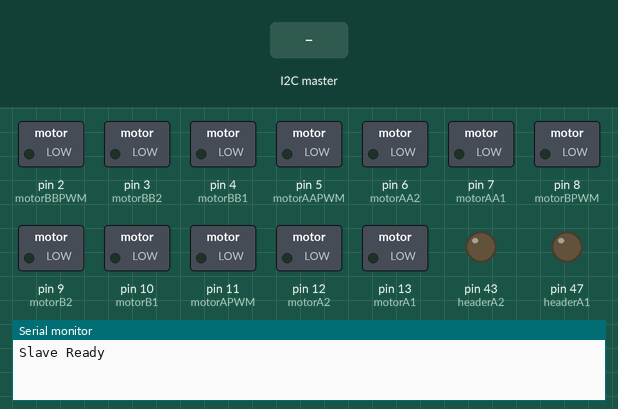
Simulated run of this sketch. Board: Arduino Mega 2560, built with avr-gcc and run on an emulated ATmega2560. Parts: switched loads named in the sketch (green lamp = pin HIGH), output pins drawn as LEDs (lit = HIGH), the last lines printed to the serial monitor. Inputs (shaded band) come from the test bench.

Above: at 1.2 s.
1.3 s: the I2C master sends "f"
At 2.2 s:
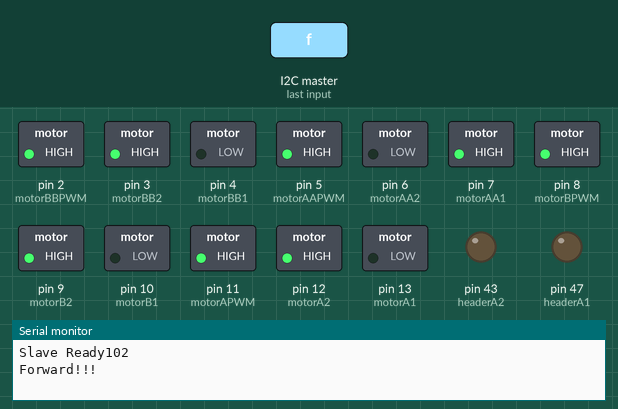
2.8 s: the I2C master sends "l"
At 3.4 s:
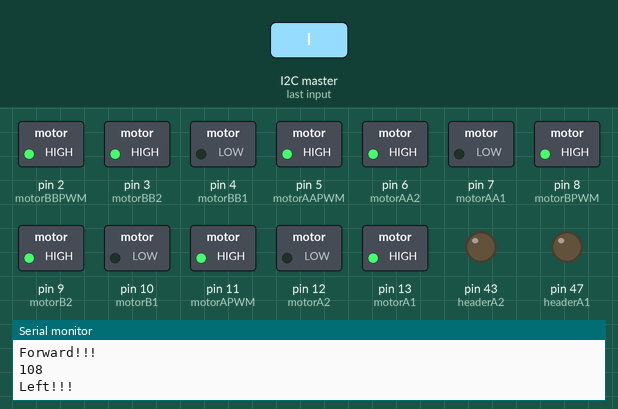
4.3 s: the I2C master sends "r"
At 5.5 s:
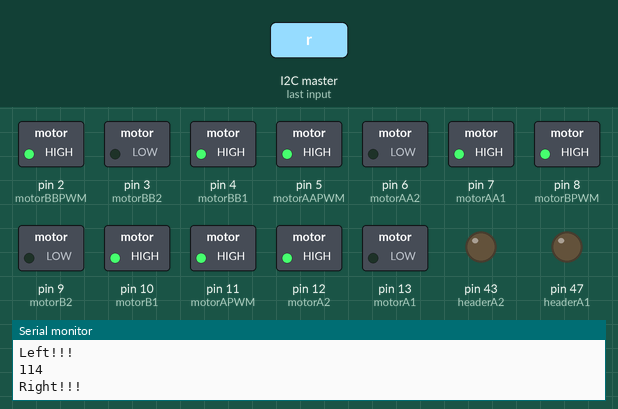
5.8 s: the I2C master sends "b"
At 6.8 s:
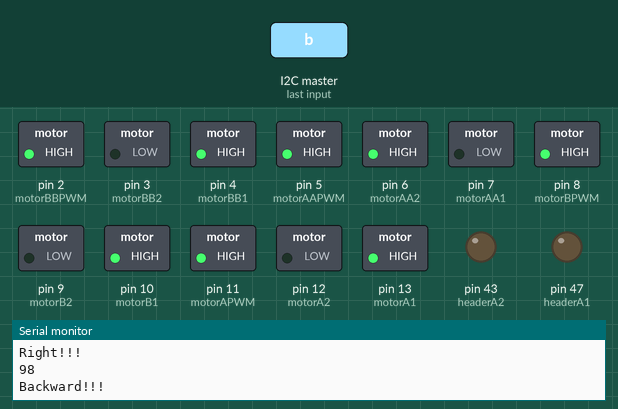
7.3 s: the I2C master sends "e"
At 8.0 s:
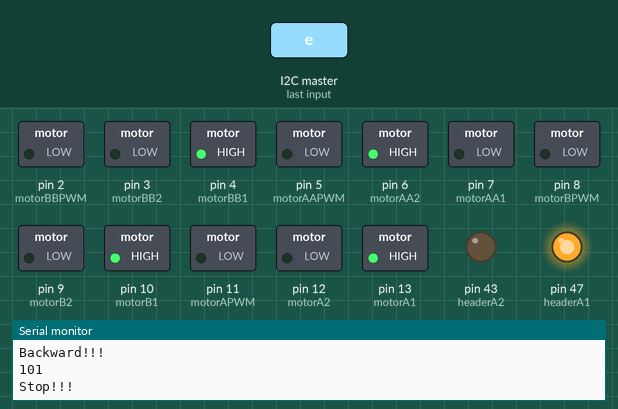
8.8 s: the I2C master sends "f"
At 9.1 s:
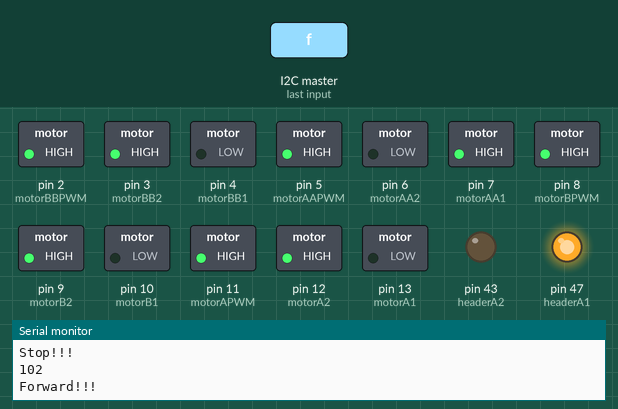
Timing chart, 0 to 11.3 s (numbered marks = the images above; inputs shaded):
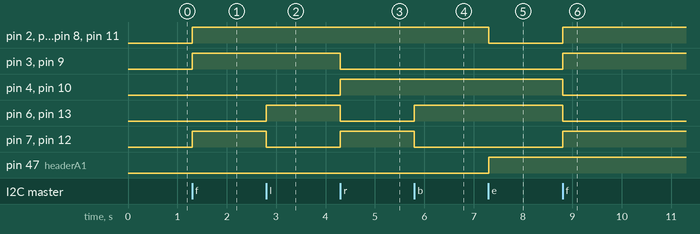

The sketch:

Slave.ino
```cpp
#include <Wire.h>

class Controller {
  public:
    int C_A1 = -1;  int C_B1 = -1;
    int C_A2 = -1;  int C_B2 = -1;
    int C_APWM = -1;  int C_BPWM = -1;
    bool APoles = true;  bool BPoles = true;

    Controller(int _C_A1, int _C_A2, int _C_APWM, int _C_B1, int _C_B2, int _C_BPWM, bool _APoles=true, bool _BPoles = true) : C_A1(_C_A1), C_A2(_C_A2), C_APWM(_C_APWM), APoles(_APoles), C_B1(_C_B1), C_B2(_C_B2), C_BPWM(_C_BPWM), BPoles(_BPoles) {}
    Controller(int _C_A1, int _C_A2, int _C_APWM, bool _APoles = true) : C_A1(_C_A1), C_A2(_C_A2), C_APWM(_C_APWM), APoles(_APoles) {}

    void runForwardAandB(int PWMSpeed = 50, int APWMSpeed = -1, int BPWMSpeed = -1) {
        if (APWMSpeed == -1) { APWMSpeed = PWMSpeed; } if (BPWMSpeed == -1) { BPWMSpeed = PWMSpeed; }
        runForwardA(APWMSpeed); runForwardB(BPWMSpeed);
    }

    void runBackwardAandB(int PWMSpeed = 50, int APWMSpeed = -1, int BPWMSpeed = -1) {
        if (APWMSpeed == -1) { APWMSpeed = PWMSpeed; } if (BPWMSpeed == -1) { BPWMSpeed = PWMSpeed; }
        runBackwardA(APWMSpeed); runBackwardB(BPWMSpeed);
    }

    void stopAandB(){ stopA(); stopB(); }

    void runForwardA(int PWMSpeed = 50) { digitalWrite(C_A1, APoles ? HIGH : LOW); digitalWrite(C_A2, APoles ? LOW : HIGH); analogWrite(C_APWM, PWMSpeed); }

    void runBackwardA(int PWMSpeed = 50){ digitalWrite(C_A1, APoles ? LOW : HIGH); digitalWrite(C_A2, APoles ? HIGH : LOW); analogWrite(C_APWM, PWMSpeed); }

    void stopA() { digitalWrite(C_A1, APoles ? LOW : HIGH); digitalWrite(C_A2, APoles ? HIGH : LOW); analogWrite(C_APWM, 0); }

    void runForwardB(int PWMSpeed = 50) { digitalWrite(C_B1, BPoles ? HIGH : LOW); digitalWrite(C_B2, BPoles ? LOW : HIGH); analogWrite(C_BPWM, PWMSpeed); }

    void runBackwardB(int PWMSpeed = 50) { digitalWrite(C_B1, BPoles ? LOW : HIGH); digitalWrite(C_B2, BPoles ? HIGH : LOW); analogWrite(C_BPWM, PWMSpeed); }

    void stopB() { digitalWrite(C_B1, BPoles ? LOW : HIGH); digitalWrite(C_B2, BPoles ? HIGH : LOW); analogWrite(C_BPWM, 0); }
};

// Front part
int motorA1 = 13;
int motorA2 = 12;
int motorAPWM = 11;

int motorB1 = 10;
int motorB2 = 9;
int motorBPWM = 8;

Controller front(13, 12, 11, 10, 9, 8, false, false);

// Back part
int motorAA1 = 7;
int motorAA2 = 6;
int motorAAPWM = 5;

int motorBB1 = 4;
int motorBB2 = 3;
int motorBBPWM = 2;

Controller back(7, 6, 5, 4, 3, 2, true, false);

// Header part
int headerA1 = 47;
int headerA2 = 43;
int headerPWM = 45;

Controller header(47, 43, 45, true);

void setup() {
  Serial.begin(9600);
  Wire.begin(8);  // join i2c bus with address #8

  Wire.onReceive(receiveEvent);
  Serial.print("Slave Ready");

  // Front part
  pinMode(motorA1, OUTPUT);
  pinMode(motorA2, OUTPUT);
  pinMode(motorAPWM, OUTPUT);

  pinMode(motorB1, OUTPUT);
  pinMode(motorB2, OUTPUT);
  pinMode(motorBPWM, OUTPUT);

  // Back part
  pinMode(motorAA1, OUTPUT);
  pinMode(motorAA2, OUTPUT);
  pinMode(motorAAPWM, OUTPUT);

  pinMode(motorBB1, OUTPUT);
  pinMode(motorBB2, OUTPUT);
  pinMode(motorBBPWM, OUTPUT);

  // Header
  pinMode(headerA1, OUTPUT);
  pinMode(headerA2, OUTPUT);
  pinMode(headerPWM, OUTPUT);
}

void loop() {}

void receiveEvent(size_t howMany) {
  (void)howMany;
  while (1 < Wire.available()) {
    char c = Wire.read();
    Serial.print(c);
  }
  int x = Wire.read();
  Serial.println(x);
  // 'f' (102) - forward | 'l' (108) - left | 'r' (114) - right | 'b' (98) - backward | 'e' (101) - stop | 'h' (104) - header
  if (x == 102) {
    Serial.println("Forward!!!");

    front.runForwardAandB(255);
    back.runForwardAandB(255);
  }

  if (x == 108) {
    Serial.println("Left!!!");

    front.runBackwardA(255);
    front.runForwardB(255);

    back.runBackwardA(255);
    back.runForwardB(255);
  }

  if (x == 114) {
    Serial.println("Right!!!");

    front.runBackwardB(255);
    front.runForwardA(255);

    back.runBackwardB(255);
    back.runForwardA(255);
  }

  if (x == 98) {
    Serial.println("Backward!!!");

    front.runBackwardAandB(255);
    back.runBackwardAandB(255);
  }

  if (x == 101) {
    Serial.println("Stop!!!");
    digitalWrite(headerA1, HIGH);
    digitalWrite(headerA2, LOW);

    analogWrite(headerPWM, 0);

    front.stopAandB();
    back.stopAandB();
  }
}
```

Measured:
- after the input at 1.3 s, pin 2 (motorBBPWM), pin 3 (motorBB2), pin 5 (motorAAPWM), pin 7 (motorAA1), pin 8 (motorBPWM), pin 9 (motorB2), pin 11 (motorAPWM), pin 12 (motorA2): LOW → HIGH at once
- after the input at 2.8 s, pin 6 (motorAA2), pin 13 (motorA1): LOW → HIGH at once; pin 7 (motorAA1), pin 12 (motorA2): HIGH → LOW at once
- after the input at 4.3 s, pin 3 (motorBB2), pin 6 (motorAA2), pin 9 (motorB2), pin 13 (motorA1): HIGH → LOW at once; pin 4 (motorBB1), pin 7 (motorAA1), pin 10 (motorB1), pin 12 (motorA2): LOW → HIGH at once
- after the input at 5.8 s, pin 6 (motorAA2), pin 13 (motorA1): LOW → HIGH at once; pin 7 (motorAA1), pin 12 (motorA2): HIGH → LOW at once
- after the input at 7.3 s, pin 2 (motorBBPWM), pin 5 (motorAAPWM), pin 8 (motorBPWM), pin 11 (motorAPWM): HIGH → LOW at once; pin 47 (headerA1): LOW → HIGH at once
- after the input at 8.8 s, pin 2 (motorBBPWM), pin 3 (motorBB2), pin 5 (motorAAPWM), pin 7 (motorAA1), pin 8 (motorBPWM), pin 9 (motorB2), pin 11 (motorAPWM), pin 12 (motorA2): LOW → HIGH at once; pin 4 (motorBB1), pin 6 (motorAA2), pin 10 (motorB1), pin 13 (motorA1): HIGH → LOW at once
